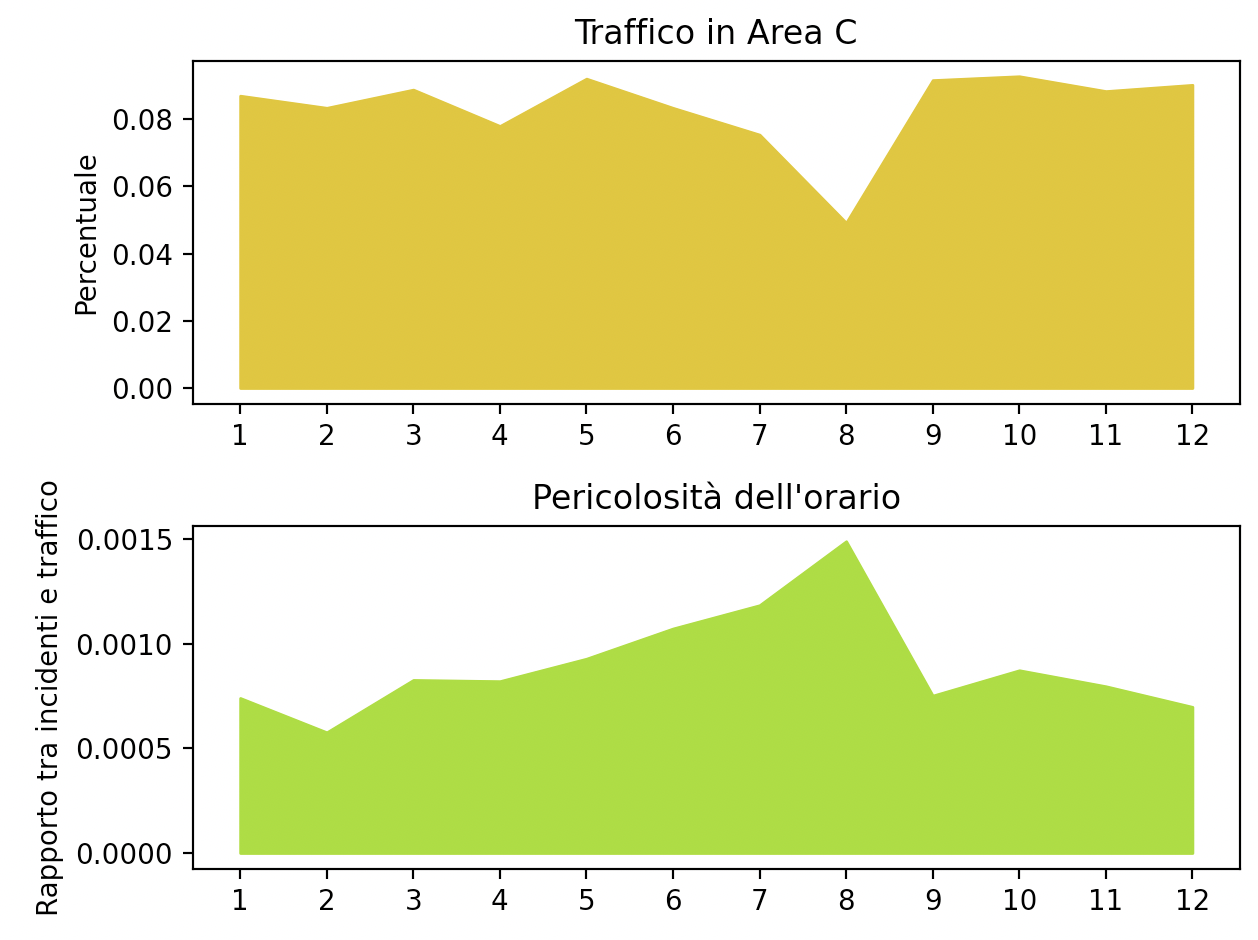

This chart was generated by the following Python code:

import pandas as pd
import matplotlib.pyplot as plt
import numpy as np

path = "dataset/area_c/orari_2012.csv"

data = pd.read_csv(path, sep=';')

df = pd.Series()
for f in data['month'].unique():
    df = df.append(
        pd.Series(data[data['month'] == f]['totale'].sum()), 
        ignore_index=True
        )

mesi = [
    'Gennaio',
    'Febbraio',
    'Marzo',
    'Aprile',
    'Maggio',
    'Giugno',
    'Luglio',
    'Agosto',
    'Settembre',
    'Ottobre',
    'Novembre',
    'Dicembre'
]

incidenti = pd.read_csv("dataset/incidenti/incidenti_2012.txt", sep='\t')
mesi_incidenti = incidenti['mese'].value_counts().sort_index()

df.index = range(1,13)
perc_traffico = df / df.sum()

print(mesi_incidenti)
print(df)

rapp = mesi_incidenti / df

plt.subplot(2,1,1)
plt.fill_between(perc_traffico.index, perc_traffico, color='#ddbd08')
plt.ylabel("Percentuale")
plt.title("Traffico in Area C")
plt.xticks(range(1,13))
plt.tight_layout()

plt.subplot(2,1,2)

plt.fill_between(rapp.index, rapp, color='#93dd08')
plt.xticks(range(1, 13))
plt.ylabel("Rapporto tra incidenti e traffico")
plt.title("Pericolosità dell'orario")
plt.tight_layout()
plt.show()
